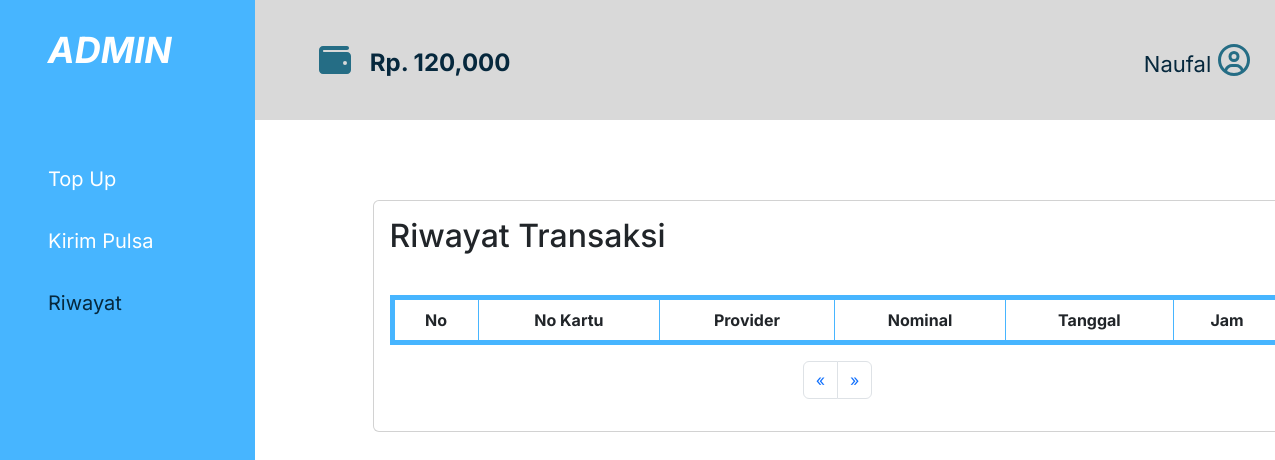
/history.php?id=1, run on an earlier commit of the app's database.
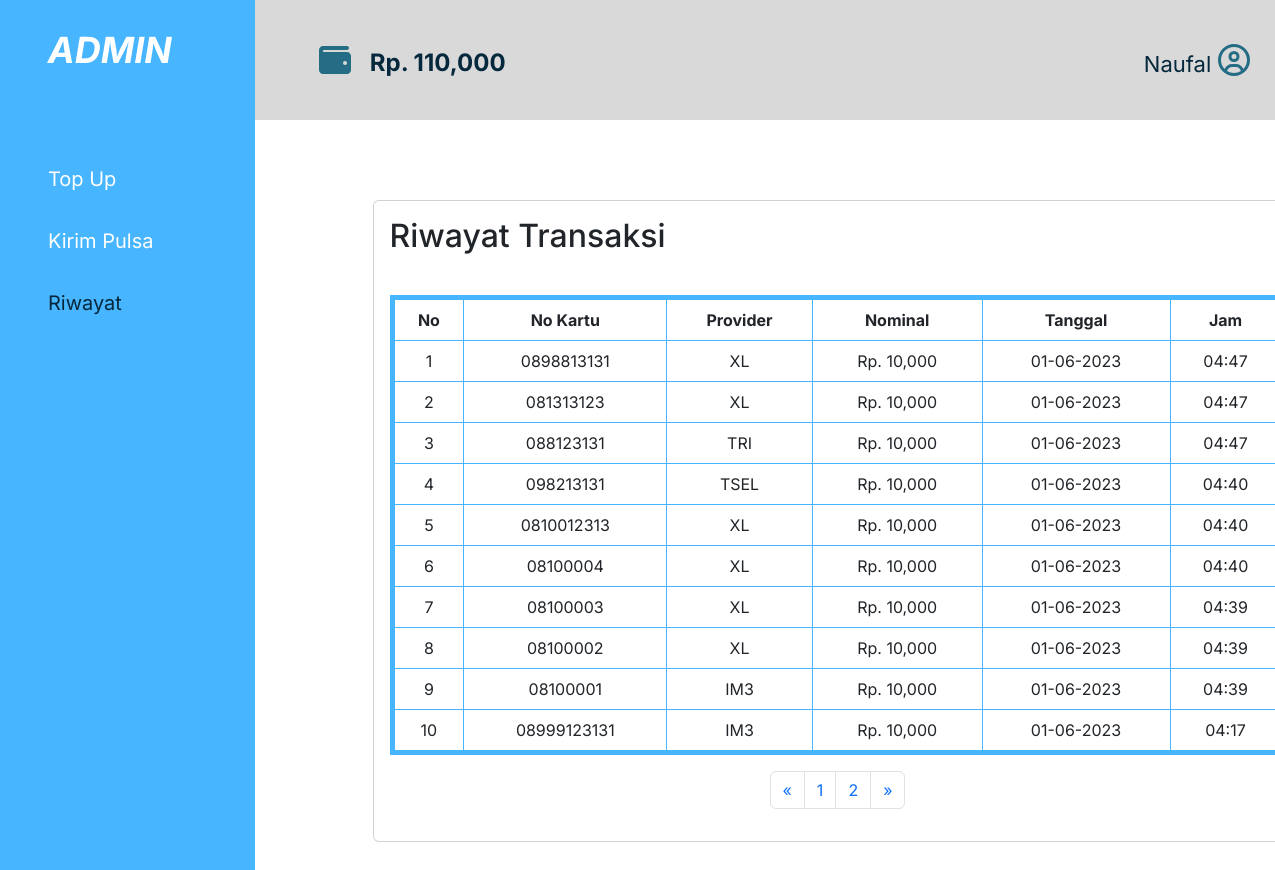
And on a later commit of the database.
### tables this page shows
CREATE TABLE `users` (
  `id_user` int(11) NOT NULL,
  `name` varchar(100) NOT NULL,
  `saldo` int(11) NOT NULL
);

CREATE TABLE `histories` (
  `id` int(11) NOT NULL,
  `no_kartu` varchar(20) NOT NULL,
  `prov` varchar(25) NOT NULL,
  `nominal` int(11) NOT NULL,
  `tanggal` timestamp NOT NULL DEFAULT current_timestamp() ON UPDATE current_timestamp(),
  `user_id` int(11) NOT NULL
);

### history.php (the view, shortened to what this page needs)
<?php
require_once('./connection.php');
$id_user = $_GET['id'];
function getData()
{
    global $user, $connect, $id_user;
    $query = mysqli_query($connect, "SELECT * FROM users WHERE id_user='$id_user'");
    $user = mysqli_fetch_array($query);
}
getData();
$batas = 10;
$halaman = isset($_GET['halaman']) ? (int)$_GET['halaman'] : 1;
$halaman_awal = ($halaman > 1) ? ($halaman * $batas) - $batas : 0;
$next = $halaman + 1;
$data = mysqli_query($connect, "SELECT * FROM histories");
$jumlah_data = mysqli_num_rows($data);
$total_halaman = ceil($jumlah_data / $batas);
$dataRiwayat = mysqli_query($connect, "SELECT * FROM histories  WHERE user_id='$id_user' ORDER BY tanggal DESC LIMIT $halaman_awal, $batas");
$index = $halaman_awal + 1;
?>
<!DOCTYPE html>
<html lang="en">
<head>
    <link rel="stylesheet" href="assets/css/style.css">
    <link rel="stylesheet" href="https://cdn.jsdelivr.net/npm/bootstrap@5.3.0-alpha3/dist/css/bootstrap.min.css">
    <link rel="stylesheet" href="https://cdnjs.cloudflare.com/ajax/libs/font-awesome/6.2.0/css/all.min.css" />
    <link href='https://cdnjs.cloudflare.com/ajax/libs/toastr.js/2.0.1/css/toastr.css' rel='stylesheet' />
</head>
<body>
    <header>
        <nav class="navbar">
            <i class="fas fa-wallet fa-2xl "></i>
            <h1 class="txt-rp">Rp. <?= number_format($user['saldo']); ?></h1>
            <h1 class="txt-user"><?= $user['name']; ?></h1>
            <a href="" class="icon-user">
                <i class="fa-regular fa-circle-user fa-2xl"></i>
            </a>
        </nav>
    </header>
    <aside>
        <div class="sidebar">
            <h1 class="txt-adm">ADMIN</h1>
            <ul>
                <li>
                    <a href="index.php?id=<?= $user['id_user']; ?>" class="btn-topup">Top Up</a>
                </li>
                <li>
                    <a href="pulsa.php?id=<?= $user['id_user']; ?>" class="btn-send">Kirim Pulsa</a>
                </li>
                <li>
                    <a href="history.php?id=<?= $user['id_user']; ?>&halaman=1" class="btn-history act">Riwayat</a>
                </li>
            </ul>
        </div>
    </aside>
    <content>
        <div class="container d-flex justify-content-center">
            <div class="card col-10 card-riwayat">
                <div class="card-body">
                    <h2 class="card-title">Riwayat Transaksi</h2>
                    <table class="table table-bordered form-saldo">
                        <thead class="thead">
                            <tr class="text-center">
                                <th>No</th>
                                <th>No Kartu</th>
                                <th>Provider</th>
                                <th>Nominal</th>
                                <th>Tanggal</th>
                                <th>Jam</th>
                            </tr>
                        </thead>
                        <tbody class="tbody">
                            <?php while ($riwayat = mysqli_fetch_assoc($dataRiwayat)) { ?>
                                <?php
                                $date = $riwayat['tanggal'];
                                $newDate = date('d-m-Y', strtotime($date));
                                $hour = date('H:i', strtotime($date));
                                ?>
                                <tr class="text-center">
                                    <td><?= $index++; ?></td>
                                    <td><?= $riwayat['no_kartu']; ?></td>
                                    <td><?= strtoupper($riwayat['prov']); ?></td>
                                    <td>Rp. <?= number_format($riwayat['nominal']); ?></td>
                                    <td><?= $newDate; ?></td>
                                    <td><?= $hour; ?></td>
                                </tr>
                            <?php } ?>
                        </tbody>
                    </table>
                    <nav class="d-flex justify-content-center">
                        <ul class="pagination">
                            <li class="page-item">
                                <a class="page-link" <?php if ($halaman > 1) {
                                                            echo "href='riwayat.php?id=$id_user&halaman=$Previous'";
                                                        } ?> aria-label="Previous">
                                    <span aria-hidden="true">&laquo;</span>
                                </a>
                            </li>
                            <?php for ($page = 1; $page <= $total_halaman; $page++) { ?>
                                <li class="page-item">
                                    <a class="page-link <?= ($_GET['halaman'] == $page) ? 'active' : ''; ?>" href="?id=<?= $id_user; ?>&halaman=<?= $page; ?>">
                                        <?= $page; ?>
                                    </a>
                                </li>
                            <?php } ?>
                            <li class="page-item">
                                <a class="page-link" <?php if ($halaman < $total_halaman) {
                                                            echo "href='?id=$id_user&halaman=$next'";
                                                        } ?> aria-label="Next">
                                    <span aria-hidden="true">&raquo;</span>
                                </a>
                            </li>
                        </ul>
                    </nav>
                </div>
            </div>
        </div>
    </content>
</body>
</html>

### assets/css/style.css (style rules this page uses)
* { margin: 0; padding: 0; box-sizing: border-box; font-family: "Inter", sans-serif; }
body { height: 100%; }
.navbar { position: relative; width: 100%; height: 15vh; background-color: #d9d9d9; }
.sidebar { position: absolute; top: 0; width: 20%; height: 150vh; padding-right: 5%; background-color: #47b5ff; }
.txt-adm { margin-left: 25%; margin-top: 15%; font-size: 36px; color: white; font-weight: 700; font-style: italic; }
.sidebar ul { margin-top: 40%; list-style: none; }
.sidebar li a { color: white; font-size: 20px; display: block; padding: 10%; text-decoration: none; }
.fa-wallet { position: absolute; left: 25%; bottom: 5.5vh; color: #256d85; }
.fa-circle-user { color: #256d85; }
.txt-rp { position: absolute; left: 29%; font-size: 24px; bottom: 4.3vh; font-weight: 700; color: #06283d; }
.icon-user { position: absolute; right: 2%; }
.txt-user { position: absolute; right: 5%; font-size: 22px; bottom: 4.3vh; font-weight: 400; color: #06283d; }
.card { margin-top: 20vh; margin-left: 50vh; }
.card-riwayat { margin-top: 10vh !important; }
.form-saldo { margin-top: 5vh; }
.table { border: 5px solid #47b5ff !important; }
.thead { background-color: #47b5ff; color: #ffffff; }
.tbody tr:nth-child(even) { background-color: #dcf4ff; }
.tbody tr:nth-child(odd) { background-color: #f2fbff; }
.act { color: #06283d !important; }

What changed in the data, as far as the page shows it:
changed users "Naufal": saldo "120,000" → "110,000"
added histories: no_kartu "0898813131", prov "XL", nominal "10,000", tanggal "01-06-2023", tanggal "04:47"
added histories: no_kartu "081313123", prov "XL", nominal "10,000", tanggal "01-06-2023", tanggal "04:47"
added histories: no_kartu "088123131", prov "TRI", nominal "10,000", tanggal "01-06-2023", tanggal "04:47"
added histories: no_kartu "098213131", prov "TSEL", nominal "10,000", tanggal "01-06-2023", tanggal "04:40"
added histories: no_kartu "0810012313", prov "XL", nominal "10,000", tanggal "01-06-2023", tanggal "04:40"
added histories: no_kartu "08100004", prov "XL", nominal "10,000", tanggal "01-06-2023", tanggal "04:40"
added histories: no_kartu "08100003", prov "XL", nominal "10,000", tanggal "01-06-2023", tanggal "04:39"
added histories: no_kartu "08100002", prov "XL", nominal "10,000", tanggal "01-06-2023", tanggal "04:39"
added histories: no_kartu "08100001", prov "IM3", nominal "10,000", tanggal "01-06-2023", tanggal "04:39"
added histories: no_kartu "08999123131", prov "IM3", nominal "10,000", tanggal "01-06-2023", tanggal "04:17"
Also different on the page:
new list line: "1"
new list line: "2"
